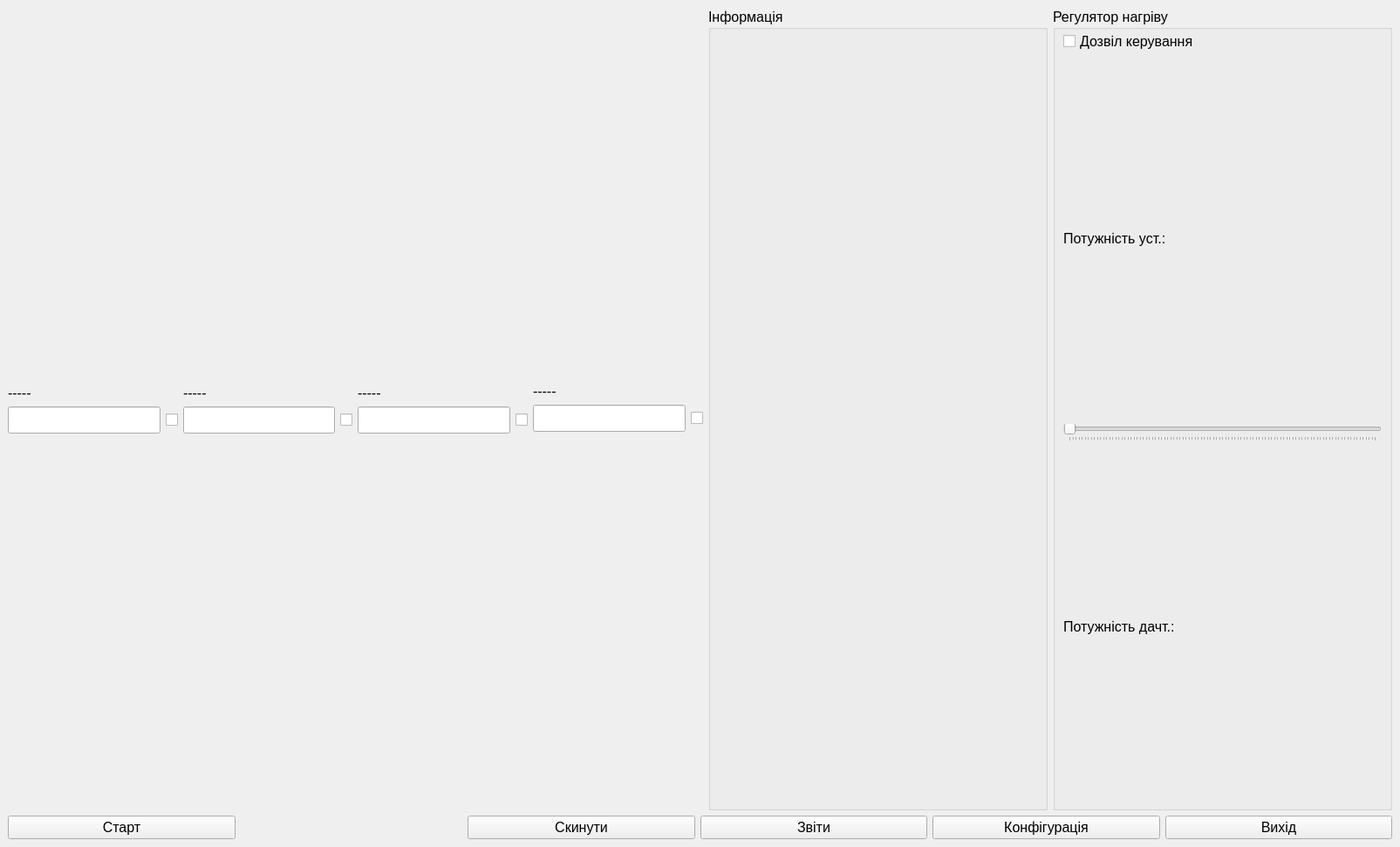
<?xml version="1.0" encoding="UTF-8"?>
<ui version="4.0">
 <class>MainWindow</class>
 <widget class="QMainWindow" name="MainWindow">
  <property name="geometry">
   <rect>
    <x>0</x>
    <y>0</y>
    <width>1605</width>
    <height>971</height>
   </rect>
  </property>
  <property name="font">
   <font>
    <pointsize>12</pointsize>
   </font>
  </property>
  <property name="windowTitle">
   <string>Gemobud ISO 1182:2022</string>
  </property>
  <property name="windowIcon">
   <iconset resource="res.qrc">
    <normaloff>:/icons/pich.ico</normaloff>:/icons/pich.ico</iconset>
  </property>
  <widget class="QWidget" name="centralwidget">
   <layout class="QVBoxLayout" name="verticalLayout_7" stretch="1,100,1">
    <item>
     <layout class="QHBoxLayout" name="horizontalLayout_6" stretch="10,10,10,10,20,20">
      <item>
       <layout class="QVBoxLayout" name="verticalLayout">
        <property name="topMargin">
         <number>5</number>
        </property>
        <property name="bottomMargin">
         <number>5</number>
        </property>
        <item>
         <spacer name="verticalSpacer_5">
          <property name="orientation">
           <enum>Qt::Vertical</enum>
          </property>
          <property name="sizeHint" stdset="0">
           <size>
            <width>20</width>
            <height>40</height>
           </size>
          </property>
         </spacer>
        </item>
        <item>
         <widget class="QLabel" name="labelTemperature_1">
          <property name="text">
           <string>-----</string>
          </property>
         </widget>
        </item>
        <item>
         <layout class="QHBoxLayout" name="horizontalLayout_2">
          <item>
           <widget class="QLineEdit" name="lineEditValueTemperature_1">
            <property name="font">
             <font>
              <pointsize>14</pointsize>
              <bold>true</bold>
             </font>
            </property>
            <property name="alignment">
             <set>Qt::AlignCenter</set>
            </property>
            <property name="readOnly">
             <bool>true</bool>
            </property>
           </widget>
          </item>
          <item>
           <widget class="QCheckBox" name="checkBoxTemperature1">
            <property name="text">
             <string/>
            </property>
           </widget>
          </item>
         </layout>
        </item>
        <item>
         <spacer name="verticalSpacer">
          <property name="orientation">
           <enum>Qt::Vertical</enum>
          </property>
          <property name="sizeHint" stdset="0">
           <size>
            <width>20</width>
            <height>40</height>
           </size>
          </property>
         </spacer>
        </item>
       </layout>
      </item>
      <item>
       <layout class="QVBoxLayout" name="verticalLayout_2">
        <property name="topMargin">
         <number>5</number>
        </property>
        <property name="bottomMargin">
         <number>5</number>
        </property>
        <item>
         <spacer name="verticalSpacer_6">
          <property name="orientation">
           <enum>Qt::Vertical</enum>
          </property>
          <property name="sizeHint" stdset="0">
           <size>
            <width>20</width>
            <height>40</height>
           </size>
          </property>
         </spacer>
        </item>
        <item>
         <widget class="QLabel" name="labelTemperature_2">
          <property name="text">
           <string>-----</string>
          </property>
         </widget>
        </item>
        <item>
         <layout class="QHBoxLayout" name="horizontalLayout_3">
          <item>
           <widget class="QLineEdit" name="lineEditValueTemperature_2">
            <property name="font">
             <font>
              <pointsize>14</pointsize>
              <bold>true</bold>
             </font>
            </property>
            <property name="alignment">
             <set>Qt::AlignCenter</set>
            </property>
            <property name="readOnly">
             <bool>true</bool>
            </property>
           </widget>
          </item>
          <item>
           <widget class="QCheckBox" name="checkBoxTemperature2">
            <property name="text">
             <string/>
            </property>
           </widget>
          </item>
         </layout>
        </item>
        <item>
         <spacer name="verticalSpacer_2">
          <property name="orientation">
           <enum>Qt::Vertical</enum>
          </property>
          <property name="sizeHint" stdset="0">
           <size>
            <width>20</width>
            <height>40</height>
           </size>
          </property>
         </spacer>
        </item>
       </layout>
      </item>
      <item>
       <layout class="QVBoxLayout" name="verticalLayout_5">
        <property name="topMargin">
         <number>5</number>
        </property>
        <property name="bottomMargin">
         <number>5</number>
        </property>
        <item>
         <spacer name="verticalSpacer_7">
          <property name="orientation">
           <enum>Qt::Vertical</enum>
          </property>
          <property name="sizeHint" stdset="0">
           <size>
            <width>20</width>
            <height>40</height>
           </size>
          </property>
         </spacer>
        </item>
        <item>
         <widget class="QLabel" name="labelTemperature_3">
          <property name="text">
           <string>-----</string>
          </property>
         </widget>
        </item>
        <item>
         <layout class="QHBoxLayout" name="horizontalLayout_4">
          <item>
           <widget class="QLineEdit" name="lineEditValueTemperature_3">
            <property name="font">
             <font>
              <pointsize>14</pointsize>
              <bold>true</bold>
             </font>
            </property>
            <property name="alignment">
             <set>Qt::AlignCenter</set>
            </property>
            <property name="readOnly">
             <bool>true</bool>
            </property>
           </widget>
          </item>
          <item>
           <widget class="QCheckBox" name="checkBoxTemperature3">
            <property name="text">
             <string/>
            </property>
           </widget>
          </item>
         </layout>
        </item>
        <item>
         <spacer name="verticalSpacer_3">
          <property name="orientation">
           <enum>Qt::Vertical</enum>
          </property>
          <property name="sizeHint" stdset="0">
           <size>
            <width>20</width>
            <height>40</height>
           </size>
          </property>
         </spacer>
        </item>
       </layout>
      </item>
      <item>
       <layout class="QVBoxLayout" name="verticalLayout_6">
        <property name="bottomMargin">
         <number>5</number>
        </property>
        <item>
         <spacer name="verticalSpacer_8">
          <property name="orientation">
           <enum>Qt::Vertical</enum>
          </property>
          <property name="sizeHint" stdset="0">
           <size>
            <width>20</width>
            <height>40</height>
           </size>
          </property>
         </spacer>
        </item>
        <item>
         <widget class="QLabel" name="labelTemperature_4">
          <property name="text">
           <string>-----</string>
          </property>
         </widget>
        </item>
        <item>
         <layout class="QHBoxLayout" name="horizontalLayout_5">
          <item>
           <widget class="QLineEdit" name="lineEditValueTemperature_4">
            <property name="font">
             <font>
              <pointsize>14</pointsize>
              <bold>true</bold>
             </font>
            </property>
            <property name="alignment">
             <set>Qt::AlignCenter</set>
            </property>
            <property name="readOnly">
             <bool>true</bool>
            </property>
           </widget>
          </item>
          <item>
           <widget class="QCheckBox" name="checkBoxTemperature4">
            <property name="text">
             <string/>
            </property>
           </widget>
          </item>
         </layout>
        </item>
        <item>
         <spacer name="verticalSpacer_4">
          <property name="orientation">
           <enum>Qt::Vertical</enum>
          </property>
          <property name="sizeHint" stdset="0">
           <size>
            <width>20</width>
            <height>40</height>
           </size>
          </property>
         </spacer>
        </item>
       </layout>
      </item>
      <item>
       <widget class="QGroupBox" name="groupBox_info">
        <property name="title">
         <string>Інформація</string>
        </property>
        <layout class="QVBoxLayout" name="verticalLayout_3">
         <property name="topMargin">
          <number>1</number>
         </property>
         <property name="bottomMargin">
          <number>1</number>
         </property>
         <item>
          <widget class="QLabel" name="labelInfo">
           <property name="font">
            <font>
             <pointsize>10</pointsize>
             <bold>true</bold>
            </font>
           </property>
           <property name="text">
            <string/>
           </property>
           <property name="alignment">
            <set>Qt::AlignLeading|Qt::AlignLeft|Qt::AlignTop</set>
           </property>
          </widget>
         </item>
        </layout>
       </widget>
      </item>
      <item>
       <widget class="QGroupBox" name="groupBox_power">
        <property name="title">
         <string>Регулятор нагріву</string>
        </property>
        <layout class="QVBoxLayout" name="verticalLayout_4">
         <property name="topMargin">
          <number>1</number>
         </property>
         <property name="bottomMargin">
          <number>1</number>
         </property>
         <item>
          <widget class="QCheckBox" name="checkBoxPower">
           <property name="text">
            <string>Дозвіл керування</string>
           </property>
          </widget>
         </item>
         <item>
          <widget class="QLabel" name="labelPowerSet">
           <property name="text">
            <string>Потужність уст.:</string>
           </property>
          </widget>
         </item>
         <item>
          <widget class="QSlider" name="sliderPowerSet">
           <property name="maximum">
            <number>1000</number>
           </property>
           <property name="tracking">
            <bool>true</bool>
           </property>
           <property name="orientation">
            <enum>Qt::Horizontal</enum>
           </property>
           <property name="tickPosition">
            <enum>QSlider::TicksBelow</enum>
           </property>
          </widget>
         </item>
         <item>
          <widget class="QLabel" name="labelPowerRead">
           <property name="text">
            <string>Потужність дачт.:</string>
           </property>
          </widget>
         </item>
        </layout>
       </widget>
      </item>
     </layout>
    </item>
    <item>
     <layout class="QVBoxLayout" name="verticalLayoutGraphic_1"/>
    </item>
    <item>
     <layout class="QHBoxLayout" name="horizontalLayout" stretch="10,10,10,10,10,10">
      <item>
       <widget class="QPushButton" name="buttonStartStop">
        <property name="text">
         <string>Старт</string>
        </property>
        <property name="icon">
         <iconset resource="res.qrc">
          <normaloff>:/icons/player_play.png</normaloff>:/icons/player_play.png</iconset>
        </property>
        <property name="iconSize">
         <size>
          <width>48</width>
          <height>48</height>
         </size>
        </property>
       </widget>
      </item>
      <item>
       <spacer name="horizontalSpacer_5">
        <property name="orientation">
         <enum>Qt::Horizontal</enum>
        </property>
        <property name="sizeHint" stdset="0">
         <size>
          <width>40</width>
          <height>20</height>
         </size>
        </property>
       </spacer>
      </item>
      <item>
       <widget class="QPushButton" name="buttonReset">
        <property name="text">
         <string>Скинути</string>
        </property>
        <property name="icon">
         <iconset resource="res.qrc">
          <normaloff>:/icons/refresh.ico</normaloff>:/icons/refresh.ico</iconset>
        </property>
        <property name="iconSize">
         <size>
          <width>48</width>
          <height>48</height>
         </size>
        </property>
       </widget>
      </item>
      <item>
       <widget class="QPushButton" name="buttonReports">
        <property name="text">
         <string>Звіти</string>
        </property>
        <property name="icon">
         <iconset resource="res.qrc">
          <normaloff>:/icons/notepad.ico</normaloff>:/icons/notepad.ico</iconset>
        </property>
        <property name="iconSize">
         <size>
          <width>48</width>
          <height>48</height>
         </size>
        </property>
       </widget>
      </item>
      <item>
       <widget class="QPushButton" name="buttonConfig">
        <property name="text">
         <string>Конфігурація</string>
        </property>
        <property name="icon">
         <iconset resource="res.qrc">
          <normaloff>:/icons/gear.ico</normaloff>:/icons/gear.ico</iconset>
        </property>
        <property name="iconSize">
         <size>
          <width>48</width>
          <height>48</height>
         </size>
        </property>
       </widget>
      </item>
      <item>
       <widget class="QPushButton" name="buttonExit">
        <property name="text">
         <string>Вихід</string>
        </property>
        <property name="icon">
         <iconset resource="res.qrc">
          <normaloff>:/icons/exit.ico</normaloff>:/icons/exit.ico</iconset>
        </property>
        <property name="iconSize">
         <size>
          <width>48</width>
          <height>48</height>
         </size>
        </property>
       </widget>
      </item>
     </layout>
    </item>
   </layout>
  </widget>
 </widget>
 <resources>
  <include location="res.qrc"/>
 </resources>
 <connections/>
</ui>
